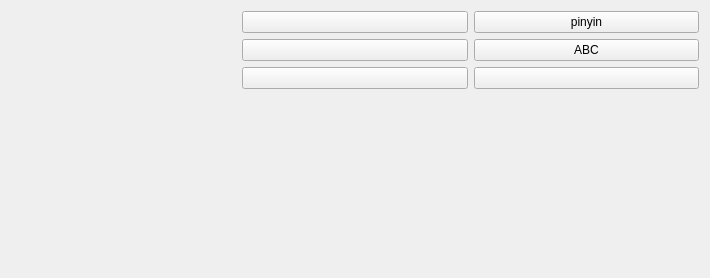
<?xml version="1.0" encoding="UTF-8"?>
<ui version="4.0">
 <class>HandInputForm</class>
 <widget class="QFrame" name="HandInputForm">
  <property name="geometry">
   <rect>
    <x>0</x>
    <y>0</y>
    <width>710</width>
    <height>278</height>
   </rect>
  </property>
  <property name="windowTitle">
   <string>Form</string>
  </property>
  <layout class="QHBoxLayout" name="horizontalLayout">
   <item>
    <widget class="PaintArea" name="input_widget" native="true"/>
   </item>
   <item>
    <layout class="QVBoxLayout" name="verticalLayout_2">
     <item>
      <widget class="QPushButton" name="pushButton_clear">
       <property name="minimumSize">
        <size>
         <width>0</width>
         <height>0</height>
        </size>
       </property>
       <property name="maximumSize">
        <size>
         <width>16777215</width>
         <height>16777215</height>
        </size>
       </property>
       <property name="text">
        <string/>
       </property>
      </widget>
     </item>
     <item>
      <widget class="QPushButton" name="pushButton_backspace">
       <property name="minimumSize">
        <size>
         <width>0</width>
         <height>0</height>
        </size>
       </property>
       <property name="maximumSize">
        <size>
         <width>16777215</width>
         <height>16777215</height>
        </size>
       </property>
       <property name="text">
        <string/>
       </property>
      </widget>
     </item>
     <item>
      <widget class="QPushButton" name="pushButton_hide">
       <property name="minimumSize">
        <size>
         <width>0</width>
         <height>0</height>
        </size>
       </property>
       <property name="maximumSize">
        <size>
         <width>16777215</width>
         <height>16777215</height>
        </size>
       </property>
       <property name="text">
        <string/>
       </property>
      </widget>
     </item>
     <item>
      <spacer name="verticalSpacer_2">
       <property name="orientation">
        <enum>Qt::Vertical</enum>
       </property>
       <property name="sizeHint" stdset="0">
        <size>
         <width>20</width>
         <height>84</height>
        </size>
       </property>
      </spacer>
     </item>
    </layout>
   </item>
   <item>
    <layout class="QVBoxLayout" name="verticalLayout">
     <item>
      <widget class="QPushButton" name="pushButton_pinyin">
       <property name="minimumSize">
        <size>
         <width>0</width>
         <height>0</height>
        </size>
       </property>
       <property name="maximumSize">
        <size>
         <width>16777215</width>
         <height>16777215</height>
        </size>
       </property>
       <property name="text">
        <string>pinyin</string>
       </property>
      </widget>
     </item>
     <item>
      <widget class="QPushButton" name="pushButton_letter">
       <property name="minimumSize">
        <size>
         <width>0</width>
         <height>0</height>
        </size>
       </property>
       <property name="maximumSize">
        <size>
         <width>16777215</width>
         <height>16777215</height>
        </size>
       </property>
       <property name="text">
        <string>ABC</string>
       </property>
      </widget>
     </item>
     <item>
      <widget class="QPushButton" name="pushButton_number">
       <property name="minimumSize">
        <size>
         <width>0</width>
         <height>0</height>
        </size>
       </property>
       <property name="maximumSize">
        <size>
         <width>16777215</width>
         <height>16777215</height>
        </size>
       </property>
       <property name="text">
        <string/>
       </property>
      </widget>
     </item>
     <item>
      <spacer name="verticalSpacer">
       <property name="orientation">
        <enum>Qt::Vertical</enum>
       </property>
       <property name="sizeHint" stdset="0">
        <size>
         <width>20</width>
         <height>40</height>
        </size>
       </property>
      </spacer>
     </item>
    </layout>
   </item>
  </layout>
 </widget>
 <customwidgets>
  <customwidget>
   <class>PaintArea</class>
   <extends>QWidget</extends>
   <header location="global">paintarea.h</header>
   <container>1</container>
  </customwidget>
 </customwidgets>
 <resources/>
 <connections/>
</ui>
